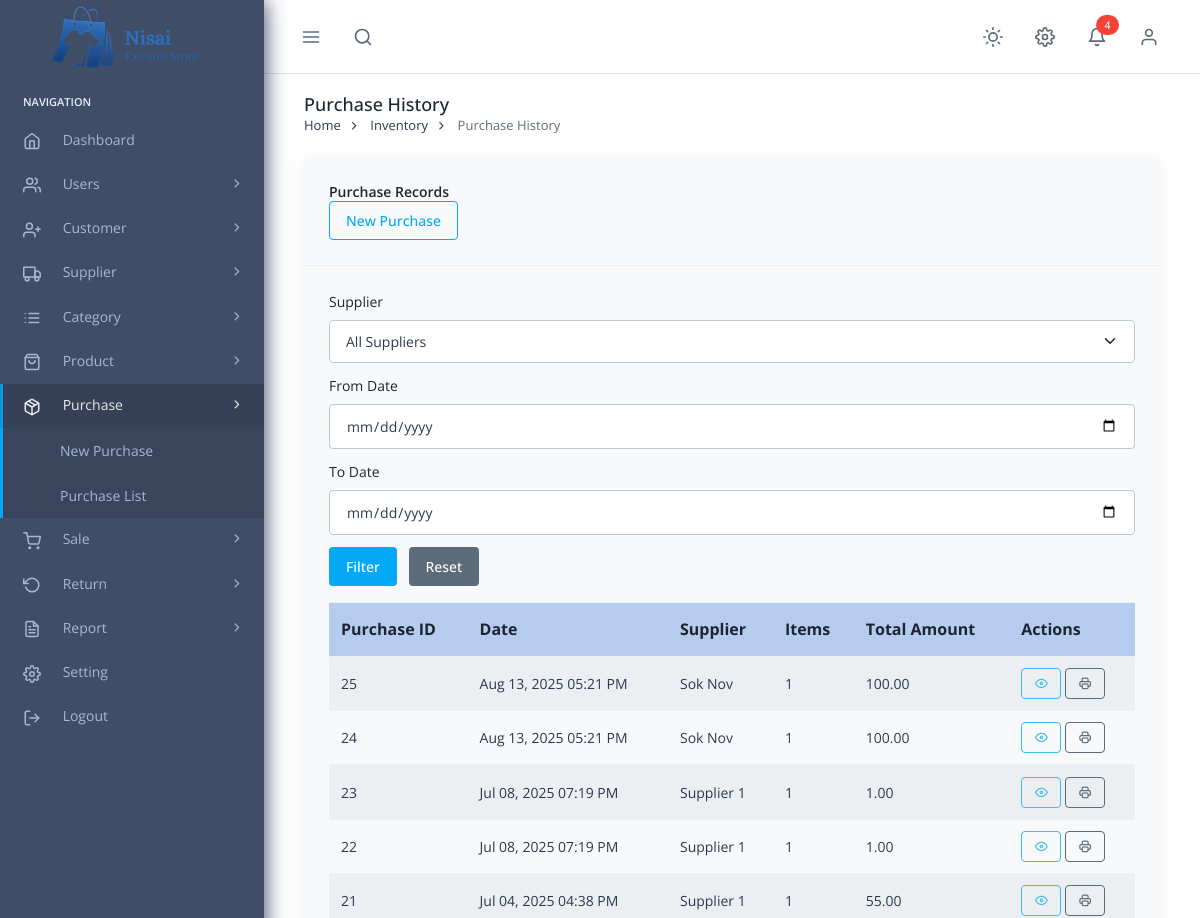
The page /my-web/purchase_history.php (signed in, upper part) on the database as committed earlier.
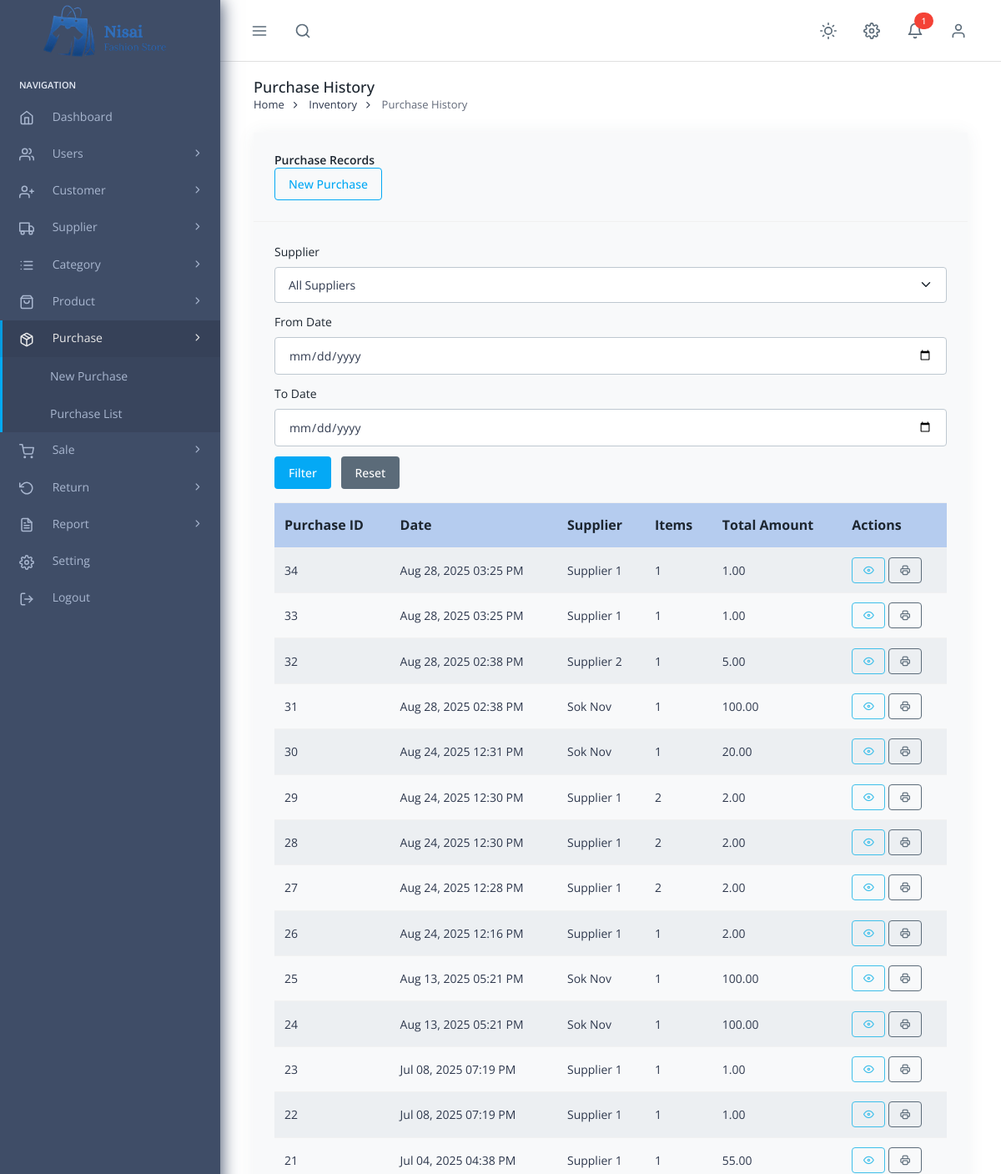
The same page on the database as committed later.
### tables this page shows
CREATE TABLE `purchases` (
  `purchase_id` int(11) NOT NULL,
  `supplier_id` int(11) NOT NULL,
  `purchase_date` datetime NOT NULL,
  `total_amount` decimal(10,2) NOT NULL,
  `notes` text DEFAULT NULL,
  `created_by` int(11) DEFAULT NULL,
  `created_at` datetime NOT NULL DEFAULT current_timestamp()
);

CREATE TABLE `supplier` (
  `supplier_id` int(11) NOT NULL,
  `name` varchar(100) NOT NULL,
  `phone` varchar(20) DEFAULT NULL,
  `address` varchar(255) DEFAULT NULL,
  `status` enum('Active','Inactive') DEFAULT 'Active',
  `created_at` datetime DEFAULT current_timestamp(),
  `updated_at` datetime DEFAULT current_timestamp() ON UPDATE current_timestamp()
);

### my-web/purchase_history.php (the view, shortened to what the changed rows need)
<?php
require_once('include/connect.php');
include('include/header.php');
include('include/topbar.php');
$where = [];
$where_clause = $where ? 'WHERE ' . implode(' AND ', $where) : '';
?>
<div class="pc-container">
    <div class="pc-content">
        <div class="row">
            <div class="col-12">
                <div class="card">
                    <div class="card-body">
                        <div class="table-responsive">
                            <table class="table table-striped" id="purchases-table">
                                <thead>
                                    <tr>
                                        <th>Purchase ID</th>
                                        <th>Date</th>
                                        <th>Supplier</th>
                                        <th>Items</th>
                                        <th>Total Amount</th>
                                        <th>Actions</th>
                                    </tr>
                                </thead>
                                <tbody>
                                    <?php
                                    $query = "SELECT p.purchase_id, p.purchase_date, p.total_amount,
                                             s.name AS supplier_name, COUNT(pi.purchase_item_id) AS item_count
                                             FROM purchases p
                                             JOIN supplier s ON p.supplier_id = s.supplier_id
                                             LEFT JOIN purchase_items pi ON p.purchase_id = pi.purchase_id
                                             $where_clause
                                             GROUP BY p.purchase_id
                                             ORDER BY p.purchase_date DESC";
                                    $stmt = mysqli_prepare($conn, $query);
                                    mysqli_stmt_execute($stmt);
                                    $result = mysqli_stmt_get_result($stmt);
                                    if (mysqli_num_rows($result) > 0) {
                                        while ($row = mysqli_fetch_assoc($result)) {
                                            echo "<tr>
                                                    <td>{$row['purchase_id']}</td>
                                                    <td>" . date('M d, Y h:i A', strtotime($row['purchase_date'])) . "</td>
                                                    <td>{$row['supplier_name']}</td>
                                                    <td>{$row['item_count']}</td>
                                                    <td>" . number_format($row['total_amount'], 2) . "</td>
                                                    <td>
                                                        <a href='purchase_details.php?id={$row['purchase_id']}' class='btn btn-sm btn-outline-info'>
                                                            <i class='ti ti-eye'></i>
                                                        </a>
                                                        <a href='purchase_print.php?id={$row['purchase_id']}' class='btn btn-sm btn-outline-secondary' target='_blank'>
                                                            <i class='ti ti-printer'></i>
                                                        </a>
                                                    </td>
                                                </tr>";
                                        }
                                    } else {
                                        echo "<tr><td colspan='6' class='text-center'>No purchases found</td></tr>";
                                    }
                                    ?>
                                </tbody>
                            </table>
                        </div>
                    </div>
                </div>
            </div>
        </div>
    </div>
</div>
<link rel="stylesheet" type="text/css" href="https://cdn.datatables.net/1.11.5/css/jquery.dataTables.css">
<link rel="stylesheet" type="text/css" href="https://cdn.datatables.net/buttons/2.2.2/css/buttons.dataTables.min.css">
<?php include('include/footer.php'); ?>

### my-web/include/topbar.php (shortened to what the changed rows need)
<?php
$low_stock_count = 0;
if (isset($conn)) {
    $low_stock_query = "SELECT name, stock_quantity FROM products WHERE stock_quantity > 0 AND stock_quantity < 10 ORDER BY stock_quantity ASC";
    $low_stock_result = mysqli_query($conn, $low_stock_query);
    if ($low_stock_result && mysqli_num_rows($low_stock_result) > 0) {
        $low_stock_count = mysqli_num_rows($low_stock_result);
    }
}
?>
<header class="pc-header">
  <div class="header-wrapper flex max-sm:px-[15px] px-[25px] grow">
    <div class="ms-auto">
      <ul class="inline-flex *:min-h-header-height *:inline-flex *:items-center">
        <li class="dropdown pc-h-item">
          <a class="pc-head-link dropdown-toggle me-0" data-pc-toggle="dropdown" href="#" role="button"
            aria-haspopup="false" aria-expanded="false">
            <i data-feather="bell"></i>
            <?php if ($low_stock_count > 0): ?>
            <span class="badge bg-danger-500 text-white rounded-full z-10 absolute right-0 top-0"><?php echo $low_stock_count; ?></span>
            <?php endif; ?>
          </a>
        </li>
      </ul>
    </div>
  </div>
</header>

Rows that differ between the two databases and show on the page:
added purchases: purchase_id "34", purchase_date "Aug 28, 2025 03:25 PM", supplier.name "Supplier 1", item_count "1", total_amount "1.00"
added purchases: purchase_id "33", purchase_date "Aug 28, 2025 03:25 PM", supplier.name "Supplier 1", item_count "1", total_amount "1.00"
added purchases: purchase_id "32", purchase_date "Aug 28, 2025 02:38 PM", supplier.name "Supplier 2", item_count "1", total_amount "5.00"
added purchases: purchase_id "31", purchase_date "Aug 28, 2025 02:38 PM", supplier.name "Sok Nov", item_count "1", total_amount "100.00"
added purchases: purchase_id "30", purchase_date "Aug 24, 2025 12:31 PM", supplier.name "Sok Nov", item_count "1", total_amount "20.00"
added purchases: purchase_id "29", purchase_date "Aug 24, 2025 12:30 PM", supplier.name "Supplier 1", item_count "2", total_amount "2.00"
added purchases: purchase_id "28", purchase_date "Aug 24, 2025 12:30 PM", supplier.name "Supplier 1", item_count "2", total_amount "2.00"
added purchases: purchase_id "27", purchase_date "Aug 24, 2025 12:28 PM", supplier.name "Supplier 1", item_count "2", total_amount "2.00"
added purchases: purchase_id "26", purchase_date "Aug 24, 2025 12:16 PM", supplier.name "Supplier 1", item_count "1", total_amount "2.00"
Other text that changed with them:
$low_stock_count: "4" → "1"
